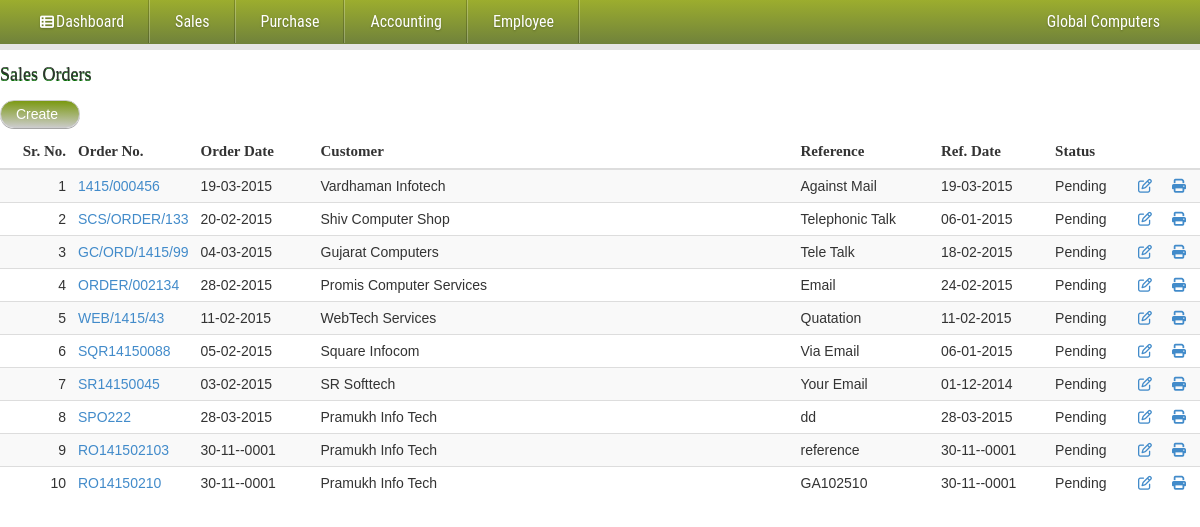
The app's page /admin/sales_order.php (signed in) with its own data.
### tables this page shows
CREATE TABLE IF NOT EXISTS `sales_order_master` (
  `sales_order_id` varchar(20) NOT NULL,
  `order_date` date NOT NULL,
  `customer_id` int(10) NOT NULL,
  `reference` varchar(100) NOT NULL,
  `reference_date` date NOT NULL,
  `tax` varchar(50) NOT NULL,
  `is_deleted` varchar(1) NOT NULL,
  `status` varchar(1) NOT NULL,
  `delivery_date` date NOT NULL,
  `remark` varchar(200) NOT NULL,
  PRIMARY KEY (`sales_order_id`)
);

CREATE TABLE IF NOT EXISTS `customer_master` (
  `customer_id` int(10) NOT NULL AUTO_INCREMENT,
  `customer_name` varchar(100) NOT NULL,
  `address` varchar(200) NOT NULL,
  `city` varchar(50) NOT NULL,
  `state` varchar(50) NOT NULL,
  `pincode` int(6) NOT NULL,
  `mobile_no` varchar(10) NOT NULL,
  `contact_name` varchar(100) NOT NULL,
  `email_id` varchar(50) NOT NULL,
  `vat_tin_no` int(11) NOT NULL,
  `cst_no` int(11) NOT NULL,
  `designation` varchar(20) NOT NULL,
  `phone_no` varchar(12) NOT NULL,
  `iscompany` varchar(1) NOT NULL,
  `is_deleted` varchar(1) NOT NULL,
  `entry_date` datetime NOT NULL,
  PRIMARY KEY (`customer_id`)
);

### admin/sales_order.php (the view, shortened to what this page needs)
<?php include_once("header.php");?>
<form action="" method="post" role="form">
	<h4 id="title">Sales Orders</h4>
	<a href="#modal"  id="btn-create">Create</a><br /><br/>
  <div class="table-responsive">
    <table class="table table-striped">
      <thead>
        <tr>
			<th style="text-align:right"><b id="b-title">Sr. No.</b></th>
			<th><b id="b-title">Order No.</b></th>
			<th><b id="b-title">Order Date</b></th>
			<th><b id="b-title">Customer </b></th>
			<th><b id="b-title">Reference</b></th>
			<th><b id="b-title">Ref. Date</b></th>
			<th colspan="2"><b id="b-title">Status</b></th>
			<th></th>
        </tr>
      </thead>
      <tbody>
		  <?php
	 echo "<tr>";
	 $i=1;
	 $rs=mysql_query("select a.sales_order_id,customer_name,order_date,reference,reference_date,status from sales_order_master a,customer_master b where a.customer_id=b.customer_id and a.is_deleted='0' order by entry_date desc")or die(mysql_error());
	 if(mysql_num_rows($rs)==0)
	  	echo '<tr><td colspan="6"><b style="color:#CC0000">No Sales Order Found...</b></td></tr>';
	 else
	{
	  while($row=mysql_fetch_array($rs))
	  {
	  	echo '<td width=6% style="text-align:right">'.$i++.'</td>';
	  	echo '<td width=10%><a href="sales.php?tmpid='.$row['sales_order_id'].'&list=view_sales_order">'.strtoupper($row['sales_order_id']).'</td>';
		echo "<td width=10%>".date("d-m-Y",strtotime($row['order_date']))."</td>";
	  	echo "<td width=40%>".$row['customer_name']."</td>";
	 	echo "<td>".$row['reference']."</td>";
	 	echo "<td>".date("d-m-Y",strtotime($row['reference_date']))."</td>";
		if($row['status']=='0')
				$str="Pending";
			else
				$str="";
	  	echo "<td>".$str."</td>";
		echo'<td><a href="?cid='.$row['sales_order_id'].'&update=sales_order" <i class="fa fa-edit"></i></a></td>';
		echo'<td><a href="?print=sales_order&id='.$row['sales_order_id'].'" <i class="fa fa-print"></i></a></td>';
		echo "</tr>";
	  }
 	}
?>
      </tbody>
    </table>
</div>
</form>

### styles/menu_style.css (style rules this page uses)
.fa { display:inline-block;font-family:FontAwesome;font-style:normal;font-weight:normal;line-height:1;-webkit-font-smoothing:antialiased;-moz-osx-font-smoothing:grayscale }
.fa-print:before { content:"\f02f" }
.fa-edit:before,.fa-pencil-square-o:before { content:"\f044" }

### styles/style.css (style rules this page uses)
#title { width:100%; font-family:Georgia, "Times New Roman", Times, serif; height:auto; margin-top:15px; text-shadow: 0 1px #006600; }
body { margin: 0; padding: 0; color: #414141; }
#b-title { font-family:"Times New Roman", Times, serif; font-size:15px; }
#btn-create { background: -webkit-linear-gradient(180deg, #CCCCCC, #79980d); background: -o-linear-gradient(180deg, #333333, #79980d); background: -moz-linear-gradient(180deg, #333333, #79980d); background: linear-gradient(1deg,#CCCCCC,#79980d); filter: progid:DXImageTransform.Microsoft.gradient(GradientType=0,StartColorStr='#f6f6f6', EndColorStr='#e1e1e1'); border: 1px solid #ccc; color:#FFFFFF; display:inline-block; min-width:80px; float:left; font-family:Verdana, Arial, Helvetica, sans-serif; margin-right:0px; margin-bottom:5px; padding:3px 0px; padding-left:15px; margin-top:5px; text-decoration:none; border-radius:20px; -moz-border-radius:20px; -webkit-border-radius:20px; -moz-box-shadow:0 1px rgba(0,0,0,.35); -webkit-box-shadow:0 1px rgba(0,0,0,.35); }

### styles/popup.css (style rules this page uses)
html, body, div, span, applet, object, iframe, h1, h2, h3, h4, h5, h6, p, blockquote, pre, a, abbr, acronym, address, big, cite, code, del, dfn, em, img, ins, kbd, q, s, samp, small, strike, strong, sub, sup, tt, var, b, u, i, center, dl, dt, dd, ol, ul, li, fieldset, form, label, legend, table, caption, tbody, tfoot, thead, tr, th, td, article, aside, canvas, details, embed, figure, figcaption, footer, header, hgroup, menu, nav, output, ruby, section, summary, time, mark, audio, video { margin: 0; padding: 0; border: 0; font-size: 100%; font: inherit; vertical-align: baseline; }
body { line-height: 1; }
table { border-collapse: collapse; border-spacing: 0; }

### records on screen
sales_order_master: sales_order_id "1415/000456", order_date "19-03-2015", customer.customer_name "Vardhaman Infotech", reference "Against Mail", reference_date "19-03-2015", status "Pending"
sales_order_master: sales_order_id "SCS/ORDER/133", order_date "20-02-2015", customer.customer_name "Shiv Computer Shop", reference "Telephonic Talk", reference_date "06-01-2015", status "Pending"
sales_order_master: sales_order_id "GC/ORD/1415/99", order_date "04-03-2015", customer.customer_name "Gujarat Computers", reference "Tele Talk", reference_date "18-02-2015", status "Pending"
sales_order_master: sales_order_id "ORDER/002134", order_date "28-02-2015", customer.customer_name "Promis Computer Services", reference "Email", reference_date "24-02-2015", status "Pending"
sales_order_master: sales_order_id "WEB/1415/43", order_date "11-02-2015", customer.customer_name "WebTech Services", reference "Quatation", reference_date "11-02-2015", status "Pending"
sales_order_master: sales_order_id "SQR14150088", order_date "05-02-2015", customer.customer_name "Square Infocom", reference "Via Email", reference_date "06-01-2015", status "Pending"
sales_order_master: sales_order_id "SR14150045", order_date "03-02-2015", customer.customer_name "SR Softtech", reference "Your Email", reference_date "01-12-2014", status "Pending"
sales_order_master: sales_order_id "SPO222", order_date "28-03-2015", customer.customer_name "Pramukh Info Tech", reference "dd", reference_date "28-03-2015", status "Pending"
sales_order_master: sales_order_id "RO141502103", order_date "30-11--0001", customer.customer_name "Pramukh Info Tech", reference "reference", reference_date "30-11--0001", status "Pending"
sales_order_master: sales_order_id "RO14150210", order_date "30-11--0001", customer.customer_name "Pramukh Info Tech", reference "GA102510", reference_date "30-11--0001", status "Pending"

### other values on screen
$_SESSION['ossem_enterprise_name'] "Global Computers"
